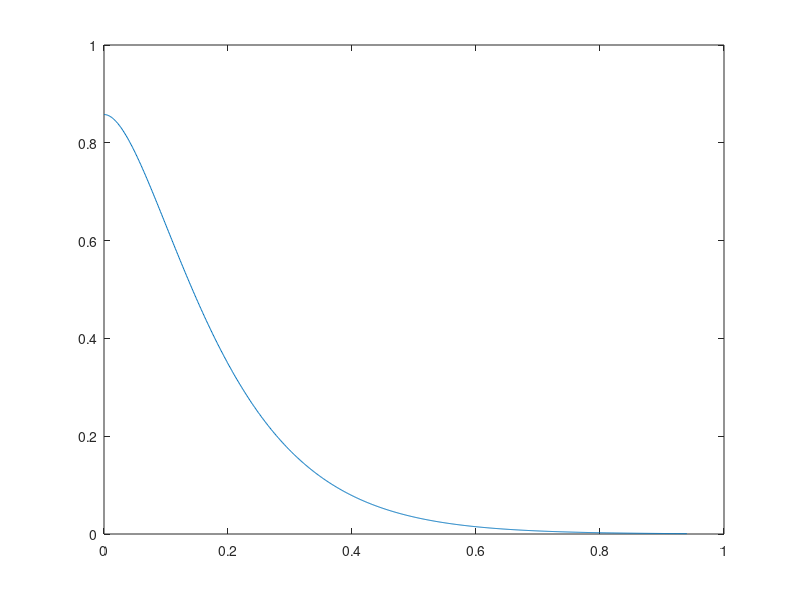

Here is the MATLAB script that generated this plot:
function fda_landing()
% Forward dynamic analysis of Airplane Landing Gear
global Minv h

m1 = 2; m2 = 1; m3 = 1; m4 = 1; m5 = 1; g = 9.81;
l1 = 13.6; l2 = 5; l3 = 3; l4=3.1; l5=5; l12=3.151; l13=6.324; zhi12 = 1.064; zhi13= 0.08707;
J1 = m1*l1^2/12;J2 = m2*l2^2/12;J3 = m3*l3^2/12;J4 = m4*l4^2/12 ; J5 = m5*l5^2/12 ;
M = diag([m1 m1 J1 m2 m2 J2 m3 m3 J3 m4 m4 J4 m5 m5 J5]);
Minv = inv(M);
h = [0 -m1*g 0 0 -m2*g 0 0 -m3*g 0 0 -m4*g 0 0 -m5*g 0]';
Y0 = [-0.593 -6.774 1.396 -4.301 -2.766 5.1667 -0.947 -0.925 0.255 -3.898 -.912 6.027 -6.493 1.728 5.166 zeros(1,15)]';
options = odeset('RelTol',1e-4,'AbsTol',1e-4);
[T,Y] = ode45(@eom,0:0.001:0.94,Y0,options);
err = zeros(size(T,1),1);
for i = 1:size(T,1)
    [Phi,D] = constraints(T(i),Y(i,1:15)');
    err(i)=norm(Phi);
end
plot(T,err);
end

function dy = eom(t,y)
global Minv h
[Phi,D] = constraints(t,y(1:15,1));
alpha = 10;beta = 10;
lambda = (D*Minv*D')\(gamma(y(1:15,1),y(16:30,1))-D*Minv*h-2*alpha*D*y(16:30,1)-beta^2*Phi);
dy(1:15,1) = y(16:30,1);
dy(16:30,1) = Minv*(h+D'*lambda);
norm(Phi)
end

function output = gamma(q,qdot)
l1 = 13.6;l2 = 5;l3 = 3;l4=3.1;l5=5;l12=3.151;l13=6.324;zhi12 = 1.064;zhi13= 0.08707;

theta1 = q(3);theta2 = q(6);theta3 = q(9);theta4 = q(12);theta5 = q(15);
theta1dot = qdot(3);theta2dot = qdot(6);theta3dot = qdot(9);theta4dot = qdot(12);theta5dot = qdot(15);

output = [ (-l5*cos(theta5)*theta5dot^2)/2;
    (-l5*sin(theta5)*theta5dot^2)/2 ;
    (l2*cos(theta2)*theta2dot^2)/2 + (l5*cos(theta5)*theta5dot^2)/2 ;
    (l2*sin(theta2)*theta2dot^2)/2 + (l5*sin(theta5)*theta5dot^2)/2 ;
    (-l12*cos(theta1 + zhi12)*theta1dot^2) + (l2*cos(theta2)*theta2dot^2)/2
    (-l12*sin(theta1 + zhi12)*theta1dot^2) + (l2*sin(theta2)*theta2dot^2)/2
    (l1*cos(theta1)*theta1dot^2)/2;
    (l1*sin(theta1)*theta1dot^2)/2;
    (l4*cos(theta4)*theta4dot^2)/2 + (l5*cos(theta5)*theta5dot^2)/2 ;
    (l4*sin(theta4)*theta4dot^2)/2 + (l5*sin(theta5)*theta5dot^2)/2 ;
    (l3*cos(theta3)*theta3dot^2)/2 + (l4*cos(theta4)*theta4dot^2)/2 ;
    (l3*sin(theta3)*theta3dot^2)/2 + (l4*sin(theta4)*theta4dot^2)/2 ;
    (-l13*cos(theta1 - zhi13)*theta1dot^2) + (l3*cos(theta3)*theta3dot^2)/2 ;
    (-l13*sin(theta1 - zhi13)*theta1dot^2) + (l3*sin(theta3)*theta3dot^2)/2 ;
    ] ; 
end

function [Phi,D] = constraints(t,q)
l1 = 13.6;l2 = 5;l3 = 3;l4=3.1;l5=5;l12=3.151;l13=6.324;zhi12 = 1.064;zhi13= 0.08707;
 
x1 = q(1);y1 = q(2);theta1 = q(3);
x2 = q(4);y2 = q(5);theta2 = q(6);
x3 = q(7);y3 = q(8);theta3 = q(9);
x4 = q(10);y4=q(11);theta4 = q(12);
x5 = q(13);y5=q(14);theta5 = q(15);
Fx= -7.589 ; Fy = 3.975 ;


Phi = [x5 - 0.5*l5*cos(theta5) - Fx;
       y5 - 0.5*l5*sin(theta5) - Fy;
       x5 - x2 + 0.5*l5*cos(theta5)+ 0.5*l2*cos(theta2);
       y5 - y2 + 0.5*l5*sin(theta5)+ 0.5*l2*sin(theta2);
       x2 - x1 + 0.5*l2*cos(theta2)- l12*cos(theta1 + zhi12);
       y2 - y1 + 0.5*l2*sin(theta2)- l12*sin(theta1 + zhi12);
       x1 + 0.5*l1*cos(theta1);
       y1 + 0.5*l1*sin(theta1);
       x5 - x4 + 0.5*l5*cos(theta5)+ 0.5*l4*cos(theta4);
       y5 - y4 + 0.5*l5*sin(theta5)+ 0.5*l4*sin(theta4);
       x4 - x3 + 0.5*l4*cos(theta4)+ 0.5*l3*cos(theta3);
       y4 - y3 + 0.5*l4*sin(theta4)+ 0.5*l3*sin(theta3);
       x3 - x1 + 0.5*l3*cos(theta3)- l13*cos(theta1 - zhi13);
       y3 - y1 + 0.5*l3*sin(theta3)- l13*sin(theta1 - zhi13)];

D=  [ 0,  0,                        0,  0,  0,                   0,  0,  0,                   0,  0,  0,                   0, 1, 0,  (l5*sin(theta5))/2;
  0,  0,                        0,  0,  0,                   0,  0,  0,                   0,  0,  0,                   0, 0, 1, -(l5*cos(theta5))/2;
 0,  0,                        0, -1,  0, -(l2*sin(theta2))/2,  0,  0,                   0,  0,  0,                   0, 1, 0, -(l5*sin(theta5))/2;
  0,  0,                        0,  0, -1,  (l2*cos(theta2))/2,  0,  0,                   0,  0,  0,                   0, 0, 1,  (l5*cos(theta5))/2;
 -1,  0,  l12*sin(theta1 + zhi12),  1,  0, -(l2*sin(theta2))/2,  0,  0,                   0,  0,  0,                   0, 0, 0,                   0;
  0, -1, -l12*cos(theta1 + zhi12),  0,  1,  (l2*cos(theta2))/2,  0,  0,                   0,  0,  0,                   0, 0, 0,                   0;
  1,  0,      -(l1*sin(theta1))/2,  0,  0,                   0,  0,  0,                   0,  0,  0,                   0, 0, 0,                   0;
  0,  1,       (l1*cos(theta1))/2,  0,  0,                   0,  0,  0,                   0,  0,  0,                   0, 0, 0,                   0;
  0,  0,                        0,  0,  0,                   0,  0,  0,                   0, -1,  0, -(l4*sin(theta4))/2, 1, 0, -(l5*sin(theta5))/2;
  0,  0,                        0,  0,  0,                   0,  0,  0,                   0,  0, -1,  (l4*cos(theta4))/2, 0, 1,  (l5*cos(theta5))/2;
  0,  0,                        0,  0,  0,                   0, -1,  0, -(l3*sin(theta3))/2,  1,  0, -(l4*sin(theta4))/2, 0, 0,                   0;
  0,  0,                        0,  0,  0,                   0,  0, -1,  (l3*cos(theta3))/2,  0,  1,  (l4*cos(theta4))/2, 0, 0,                   0;
 -1,  0,  l13*sin(theta1 - zhi13),  0,  0,                   0,  1,  0, -(l3*sin(theta3))/2,  0,  0,                   0, 0, 0,                   0;
  0, -1, -l13*cos(theta1 - zhi13),  0,  0,                   0,  0,  1,  (l3*cos(theta3))/2,  0,  0,                   0, 0, 0,                   0];

end
   
